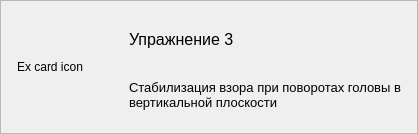
                  <widget class="ClickableCard" name="card_excersise_apple_3">
                   <property name="frameShape">
                    <enum>QFrame::StyledPanel</enum>
                   </property>
                   <property name="frameShadow">
                    <enum>QFrame::Raised</enum>
                   </property>
                   <property name="choosable" stdset="0">
                    <bool>true</bool>
                   </property>
                   <layout class="QHBoxLayout" name="horizontalLayout_4" stretch="1,4">
                    <property name="spacing">
                     <number>12</number>
                    </property>
                    <property name="leftMargin">
                     <number>16</number>
                    </property>
                    <property name="topMargin">
                     <number>16</number>
                    </property>
                    <property name="rightMargin">
                     <number>16</number>
                    </property>
                    <property name="bottomMargin">
                     <number>16</number>
                    </property>
                    <item>
                     <widget class="CardIcon" name="label_25">
                      <property name="sizePolicy">
                       <sizepolicy hsizetype="Minimum" vsizetype="Minimum">
                        <horstretch>0</horstretch>
                        <verstretch>0</verstretch>
                       </sizepolicy>
                      </property>
                      <property name="minimumSize">
                       <size>
                        <width>100</width>
                        <height>100</height>
                       </size>
                      </property>
                      <property name="text">
                       <string>Ex card icon</string>
                      </property>
                      <property name="svg_file" stdset="0">
                       <string>./img/ex_3_icon.svg</string>
                      </property>
                      <property name="scale" stdset="0">
                       <double>1.300000000000000</double>
                      </property>
                      <property name="main_color" stdset="0">
                       <string>#39d192</string>
                      </property>
                      <property name="circle_color" stdset="0">
                       <string>#eefbf5</string>
                      </property>
                     </widget>
                    </item>
                    <item>
                     <layout class="QVBoxLayout" name="verticalLayout_14">
                      <item>
                       <widget class="QLabel" name="label_26">
                        <property name="font">
                         <font>
                          <pointsize>12</pointsize>
                         </font>
                        </property>
                        <property name="text">
                         <string>Упражнение 3</string>
                        </property>
                       </widget>
                      </item>
                      <item>
                       <widget class="QLabel" name="label_27">
                        <property name="font">
                         <font>
                          <pointsize>10</pointsize>
                         </font>
                        </property>
                        <property name="text">
                         <string>Стабилизация взора при поворотах головы в вертикальной плоскости</string>
                        </property>
                        <property name="wordWrap">
                         <bool>true</bool>
                        </property>
                       </widget>
                      </item>
                     </layout>
                    </item>
                   </layout>
                  </widget>
